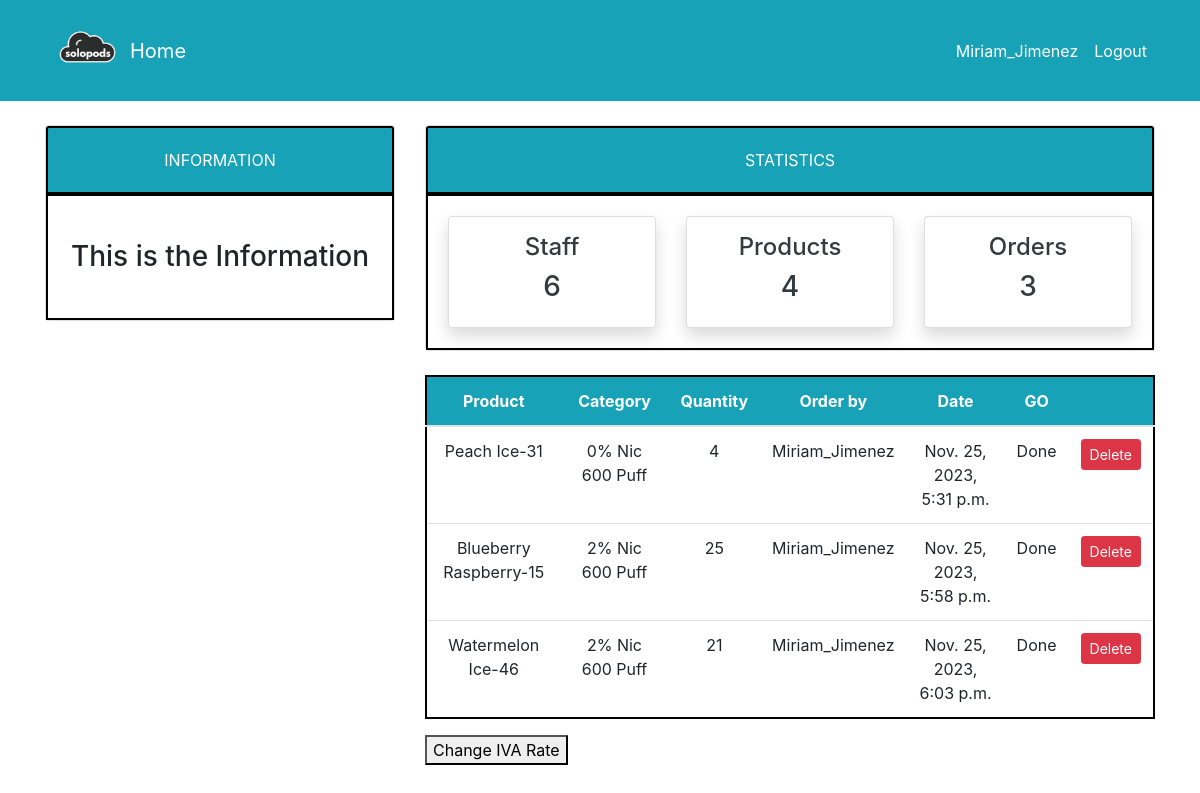
Page /order/ (signed in) on the earlier database version.
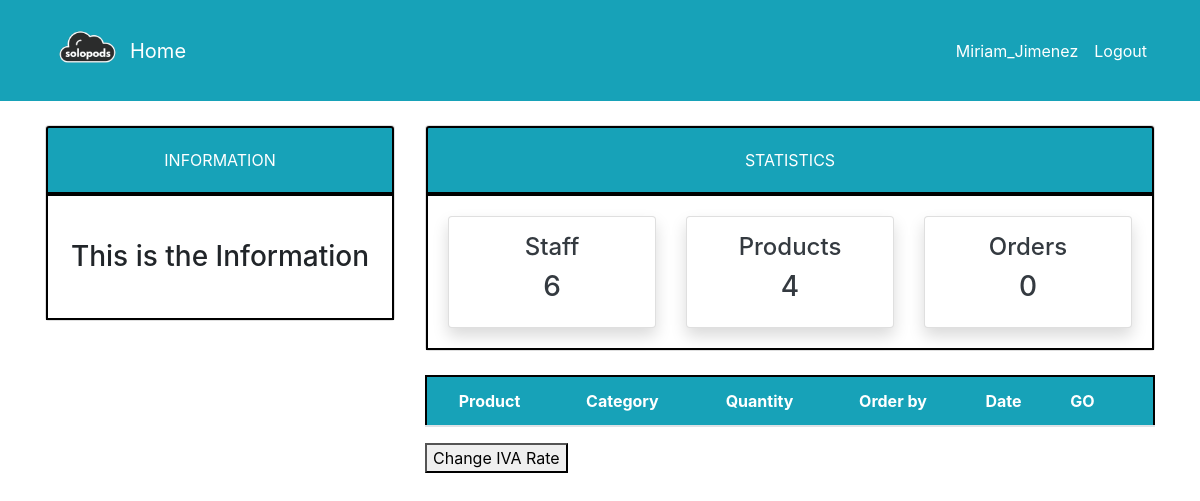
Same page on the later database version.
### dashboard/models.py (models this page shows, shortened)
class Order(models.Model):
    product = models.ForeignKey(Product, on_delete=models.CASCADE, null=True)
    staff = models.ForeignKey(User, models.CASCADE, null=True)
    order_quantity = models.PositiveIntegerField(null=True)
    date = models.DateTimeField(auto_now_add=True)
    class Meta:
        verbose_name_plural = 'Order'
    confirmed = models.BooleanField(default=False)

class Product(models.Model):
    name = models.CharField(max_length=100, null=True)
    category = models.CharField(max_length=20, choices=CATEGORY, null=True)
    quantity = models.PositiveIntegerField(null=True)
    iva_rate = models.DecimalField(max_digits=5, decimal_places=2, null=True)
    class Meta:
        verbose_name_plural = 'Product'
    def __str__(self):
        return f'{self.name}-{self.quantity}'

### dashboard/views.py (the view)
# urls.py: path('order/', views.order, name='dashboard-order'),
@login_required
def order(request):
    orders = Order.objects.all()
    orders_count = orders.count()
    workers_count = User.objects.all().count()
    product_count = Product.objects.all().count()
    all_confirmed = all(order.confirmed for order in orders)
    context = {
        'orders': orders,
        'workers_count': workers_count,
        'orders_count': orders_count,
        'product_count': product_count,
        'all_confirmed': all_confirmed
    }
    return render(request, 'dashboard/order.html', context)

### templates/dashboard/order.html (shortened to what this page needs)
{% extends 'partials/base.html' %}
{% load crispy_forms_tags %}
{% block content %}
{% include 'partials/topnav.html' %}
    <div class="container">
        <div class="row my-4">
            <div class="col-md-4">
            </div>
            <div class="col-md-8">
                <table class="table bg-white">
                    <thead class="bg-info">
                        <tr class="text-white">
                            <th scope="col">Product</th>
                            <th scope="col">Category</th>
                            <th scope="col">Quantity</th>
                            <th scope="col">Order by</th>
                            <th scope="col">Date</th>
                            <th scope="col">GO</th>
                            <th scope="col"></th>
                        </tr>
                    </thead>
                    <tbody>
                        {% for orders in orders %}
                        <tr>
                            <td>{{ orders.product }}</td>
                            <td>{{ orders.product.category }}</td>
                            <td>{{ orders.order_quantity }}</td>
                            <td>{{ orders.staff.username }}</td>
                            <td>{{ orders.date }}</td>
                            <td>
                                {% if not orders.confirmed %}
                                    <a class="btn btn-success btn-sm" href="{% url 'confirm-order' orders.id %}">Confirm</a>
                                {% else %}
                                    <p>Done</p>
                                {% endif %}
                            </td>
                            <td>
                                <a class="btn btn-danger btn-sm" href="{% url 'delete-order' orders.id %}">Delete</a>
                            </td>
                        </tr>
                        {% endfor %}
                    </tbody>
                </table>
                <form method="post" action="{% url 'update-iva-rate' %}">
                    <button type="submit">Change IVA Rate</button>
                </form>
            </div>
        </div>
    </div>
{% endblock %}

### templates/partials/base.html (shortened to what this page needs)
{% load static %}
<!doctype html>
<html lang="en">
  <head>
    <link rel="stylesheet" href="https://cdn.jsdelivr.net/npm/bootstrap@4.6.2/dist/css/bootstrap.min.css"
>
    <link rel="stylesheet" href="{% static '/style.css' %}">
  </head>
  <body>
    {% include 'partials/nav.html' %}
    {% block content %}
    {% endblock %}
  </body>
</html>

### templates/partials/nav.html (shortened to what this page needs)
    <nav class="navbar navbar-expand-lg navbar-info bg-info">
        {% if user.is_authenticated %}
        <div class="container">
            <img src="../../media/background/4.png" width="85" height="85">
            <a class="navbar-brand text-white" href="/web/productos">Home</a>
            <div class="collapse navbar-collapse" id="navbarSupportedContent">
                <ul class="navbar-nav mr-auto">
                    <li class="nav-item active">
                        <a class="nav-link text-white" href="{% url 'dashboard-index' %}">  </a>
                    </li>
                </ul>
                <ul class="navbar-nav ml-auto">
                    <li class="nav-item active">
                        <a class="nav-link text-white" href="{% url 'user-profile' %}">{{ user.username }}</a>
                    </li>
                    <li class="nav-item">
                        <a class="nav-link text-white" href="{% url 'user-logout' %}">Logout</a>
                    </li>
                </ul>
                {% endif %}
            </div>
        </div>
    </nav>

### templates/partials/topnav.html (shortened to what this page needs)
    <div class="container">
        <div class="row mt-4">
            <div class="col-md-4">
                <div class="card">
                    <div class="card-header bg-info text-white">
                        INFORMATION
                    </div>
                    <div class="card-body">
                        <marquee behavior="" direction="">
                            <h3 class="my-4">This is the Information</h3>
                        </marquee>
                    </div>
                </div>
            </div>
            <div class="col-md-8">
                <div class="card">
                    <div class="card-header bg-info text-white">
                        STATISTICS
                    </div>
                    <div class="card-body">
                        <div class="row">
                            <div class="col-md-4">
                                <a class="text-decoration-none text-dark" href="{% url 'dashboard-staff' %}">
                                    <div class="card my-card shadow text-center p-3">
                                        <h4>Staff </h4>
                                        <h3>{{ workers_count }}</h3>
                                    </div>
                                </a>
                            </div>
                            <div class="col-md-4">
                                <a class="text-decoration-none text-dark" href="{% url 'dashboard-product' %}">
                                    <div class="card my-card shadow text-center p-3">
                                        <h4>Products </h4>
                                        <h3>{{ product_count }}</h3>
                                    </div>
                                </a>
                            </div>
                            <div class="col-md-4">
                                <a class="text-decoration-none text-dark" href="{% url 'dashboard-order' %}">
                                    <div class="card my-card shadow text-center p-3">
                                        <h4>Orders </h4>
                                        <h3>{{ orders_count }}</h3>
                                    </div>
                                </a>
                            </div>
                        </div>
                    </div>
                </div>
            </div>
        </div>
    </div>

### static/style.css (style rules this page uses)
body { background: rgb(255, 255, 255); }
.bg-white { text-align: center; border: 2px solid #000; padding: 20px; }
.card-header { text-align: center; border: 2px solid #000; padding: 20px; }
.card-body { text-align: center; border: 2px solid #000; padding: 20px; }

Differences in the rows shown:
removed Order: product "Peach Ice-31", product.category "0% Nic 600 Puff", order_quantity "4", staff.username "Miriam_Jimenez", date "Nov. 25, 2023, 5:31 p.m.", confirmed "Done"
removed Order: product "Blueberry Raspberry-15", product.category "2% Nic 600 Puff", order_quantity "25", staff.username "Miriam_Jimenez", date "Nov. 25, 2023, 5:58 p.m.", confirmed "Done"
removed Order: product "Watermelon Ice-46", product.category "2% Nic 600 Puff", order_quantity "21", staff.username "Miriam_Jimenez", date "Nov. 25, 2023, 6:03 p.m.", confirmed "Done"
Other differences:
{{ orders_count }}: "3" → "0"
